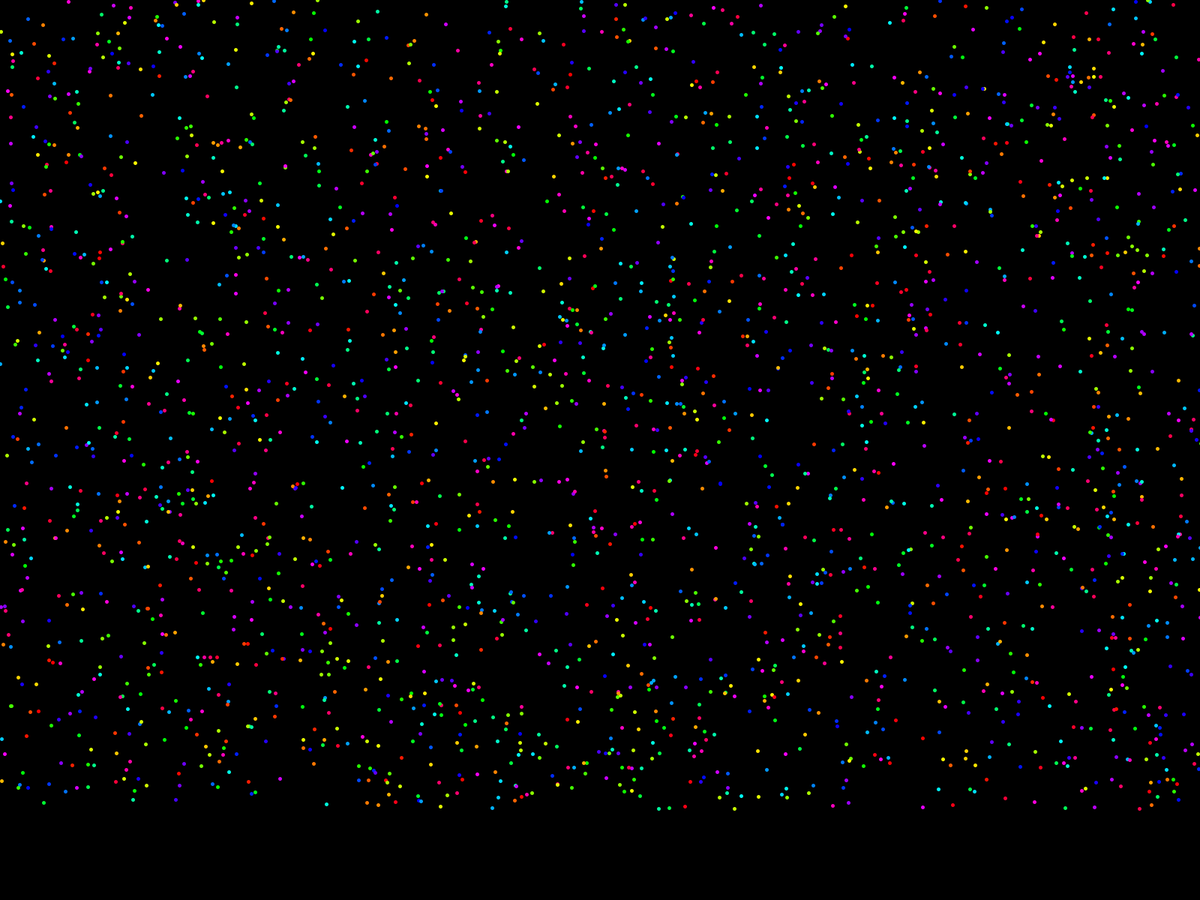
Frame 1 (no input)
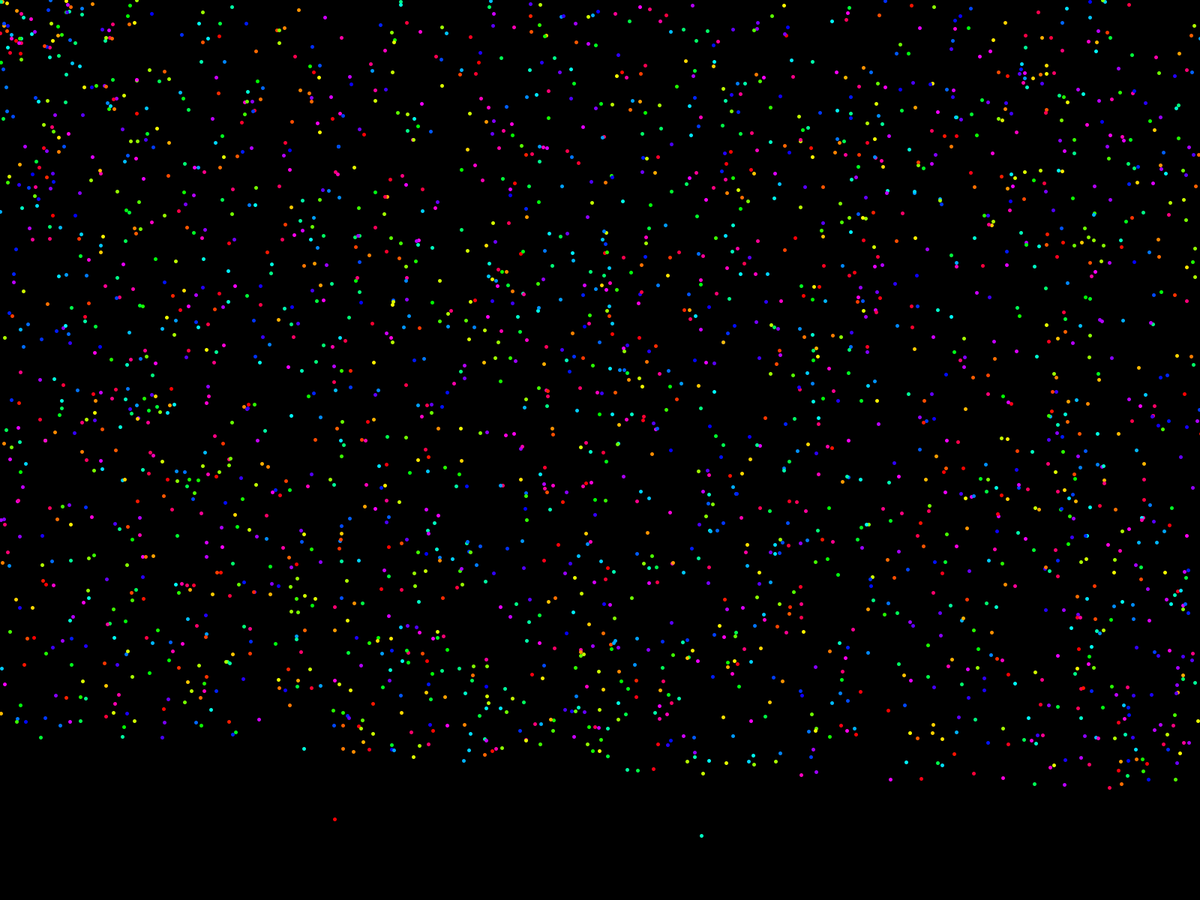
Frame 60 (the mouse pressed at the canvas centre just before this capture)
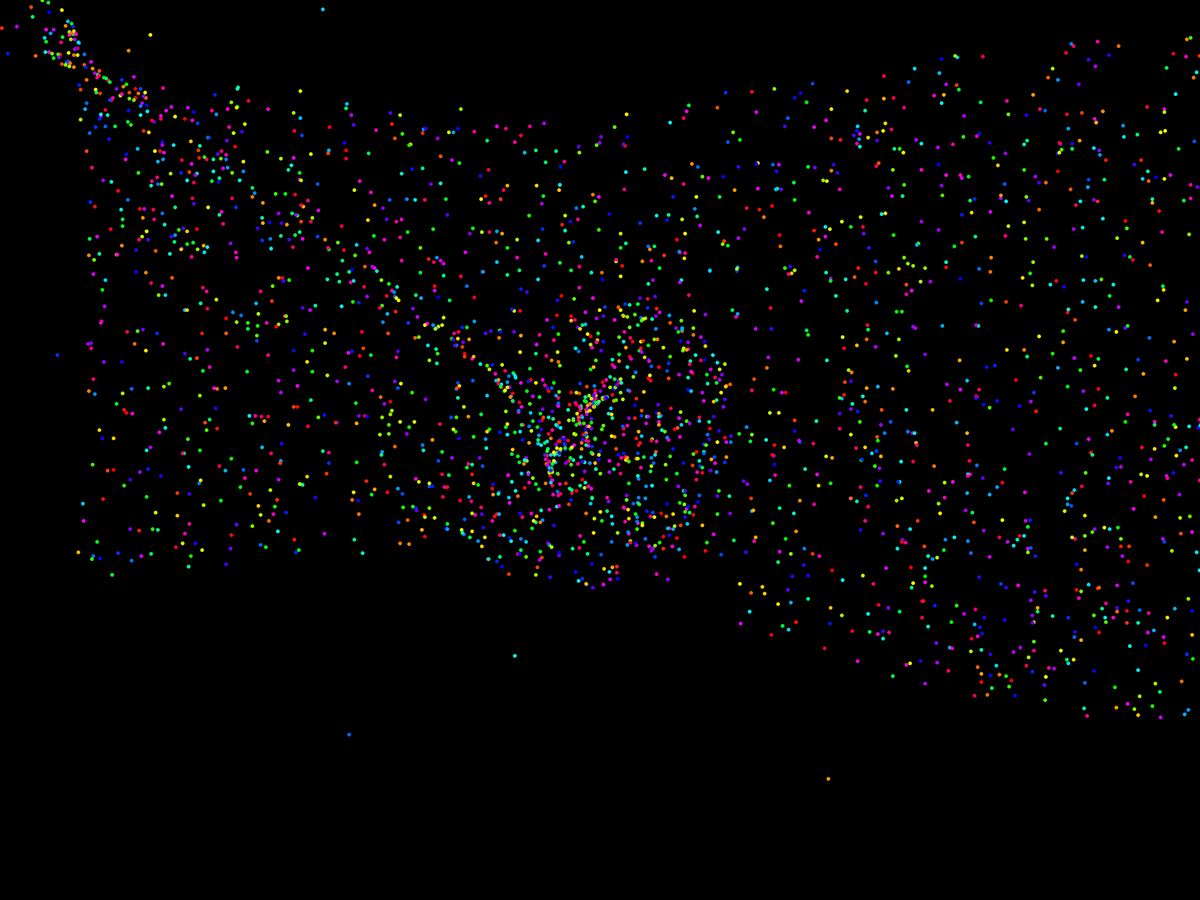
Frame 120 (the mouse held since frame 60 and released just before this capture)

The Processing sketch that drew these frames (run headless with seeded random() and noise(); from frame 60 on, the mouse is pressed at the canvas centre):

// Processing sketch: ParticlesSystem
// ── ParticlesSystem.pde

ArrayList<Particle> particles;

int NumberOfParticles = 3000;
int ParticleSize = 5;

void setup()
{
  fullScreen();
  particles = new ArrayList<Particle>();
  for(int i=0;i<NumberOfParticles;i++)
    particles.add(new Particle(ParticleSize,random(255)));
}

void draw()
{
  background(0);
  for(int i=0;i<NumberOfParticles;i++)
  {
    Particle p = particles.get(i);
    p.put();
  }
}

// ── Particles.pde
class Particle
{
  float rad;
  float hu;
  PVector pos;
  PVector vel;
  PVector grav;
  
  
  Particle(float rad,float hu)
  {
    this.hu = hu;    
    pos = new PVector(random(0,1920),random(0,1080));
    vel = new PVector(0,0);
    grav = new PVector(0,0);
    this.rad = rad;    
  }
  
  void updatePosition()
  {
    calcGrav();
    vel.add(grav);
    pos.add(vel);
    grav.mult(0);
    
  }
  void put()
  { 
    updatePosition();
    colorMode(HSB);
    stroke(hu,255,255);
    strokeWeight(rad);
    point(pos.x,pos.y);
  }
  
  void calcGrav()
  {
    PVector temp = new PVector(mouseX - pos.x,mouseY - pos.y);
    float dis = dist(pos.x,pos.y,mouseX,mouseY);
    temp.div(dis);
    temp.div(dis);
    grav.add(temp);
    grav.mult(50);
  }
}
